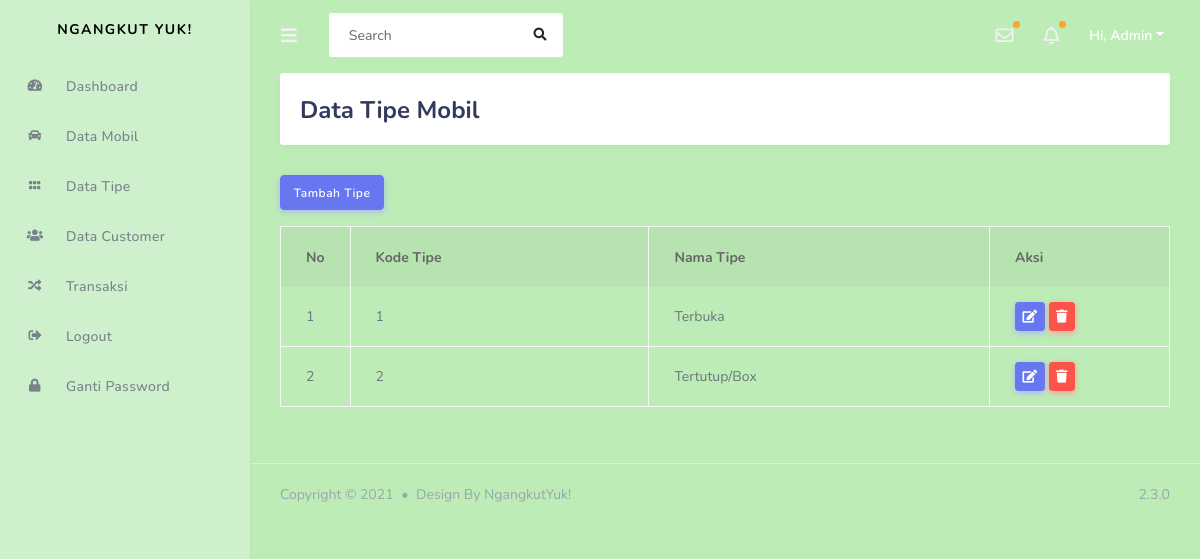
/index.php/admin/data_tipe, run on the app's committed database.
### tables this page shows
CREATE TABLE `tipe` (
  `id_tipe` int(11) NOT NULL,
  `kode_tipe` varchar(120) NOT NULL,
  `nama_tipe` varchar(120) NOT NULL
);

### application/controllers/admin/Data_tipe.php (called while the page is built, shortened)
<?php
class Data_tipe extends CI_Controller{
    public function index(){
        $data['tipe'] = $this->rental_model->get_data('tipe')->result();
        $this->load->view('templates_admin/header');
        $this->load->view('templates_admin/sidebar');
        $this->load->view('admin/data_tipe', $data);
        $this->load->view('templates_admin/footer');
      }
}
?>

### index.php (called while the page is built, shortened)
<?php
require_once BASEPATH.'core/CodeIgniter.php';

### application/models/rental_model.php (called while the page is built, shortened)
<?php
class Rental_model extends CI_Model{
  public function get_data($table){
    return $this->db->get($table);
  }
}

### application/views/admin/data_tipe.php (the view)
<div class="main-content">
  <section class="section">
    <div class="section-header">
      <h1>Data Tipe Mobil</h1>
    </div>
    <a href="<?= base_url('admin/data_tipe/tambah_tipe'); ?>" class="btn btn-primary mb-3">Tambah Tipe</a>
    <table class="table table-stripped table-bordered table-hover">
      <thead>
        <tr>
          <th width="20px;">No</th>
          <th>Kode Tipe</th>
          <th>Nama Tipe</th>
          <th width="180px;">Aksi</th>
        </tr>
      </thead>
      <tbody>
        <?php $no=1;
        foreach($tipe as $tp): ?>
        <tr>
          <td><?= $no++; ?></td>
          <td><?= $tp->kode_tipe; ?></td>
          <td><?= $tp->nama_tipe; ?></td>
          <td>
            <a href="<?= base_url('admin/data_tipe/update_tipe/'). $tp->id_tipe; ?>" class="btn btn-sm btn-primary"><i class="fas fa-edit"></i></a>
            <a onclick="confirm('Yakin hapus?')" href="<?= base_url('admin/data_tipe/delete_tipe/'). $tp->id_tipe; ?>" class="btn btn-sm btn-danger"><i class="fas fa-trash"></i></a>
          </td>
        </tr>
        <?php endforeach; ?>
      </tbody>
    </table>
  </section>
</div>

### data on the page
tipe: kode_tipe "1", nama_tipe "Terbuka"
tipe: kode_tipe "2", nama_tipe "Tertutup/Box"
